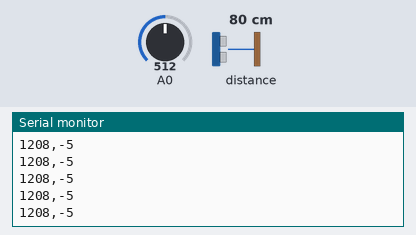
A sketch run on a simulated Arduino Uno, built with avr-gcc and run on an emulated ATmega328P. Parts: the last lines printed to the serial monitor. The inputs (shaded band) are chosen by the test bench; at power-on: distance to the obstacle 80 cm, A0 = 512.

Above: at 1.2 s.
1.3 s: distance to the obstacle set to 2 cm
At 1.49 s:
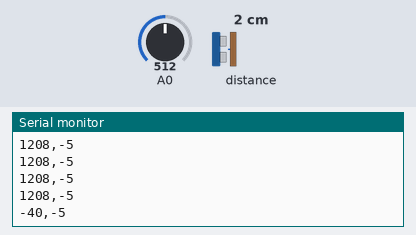
2.8 s: A0 set to 716
At 2.83 s:
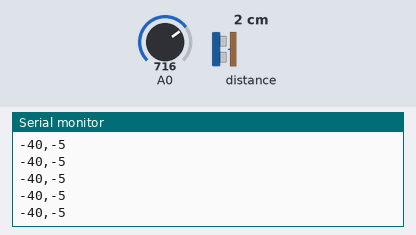
4.3 s: distance to the obstacle set to 4 cm
At 4.3 s:
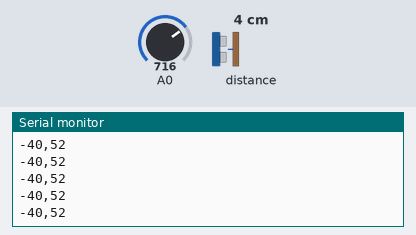
5.8 s: A0 set to 900
At 5.9 s:
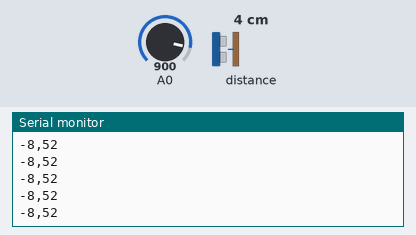
Timing chart, 0 to 8.3 s (numbered marks = the images above; inputs shaded):
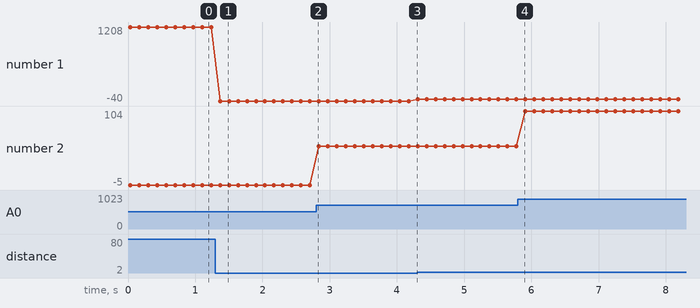

Measured:
- after the input at 1.3 s, the serial monitor: prints a new line after 0.07 s (image 1)
- plotted number 1: 1208 → -40 after the input at 1.3 s, -40 → -8 after the input at 4.3 s
- plotted number 2: -5 → 52 after the input at 2.8 s, 52 → 104 after the input at 5.8 s

The sketch:

Controller.ino
```cpp
#include "Adafruit_VL53L0X.h"

Adafruit_VL53L0X lox = Adafruit_VL53L0X();

void setup() {
  Serial.begin(9600);

  // wait until serial port opens for native USB devices
  while (! Serial) {
    delay(1);
  }

//  Serial.println("Adafruit VL53L0X test");
  if (!lox.begin()) {
//    Serial.println(F("Failed to boot VL53L0X"));
    while (1);
  }
  // power
//  Serial.println(F("VL53L0X API Simple Ranging example\n\n"));
}


void loop() {
  VL53L0X_RangingMeasurementData_t measure;
  int dist = 0;

//    Serial.print("Reading a measurement... ");
    lox.rangingTest(&measure, false); // pass in 'true' to get debug data printout!

  if (measure.RangeStatus != 4) {  // phase failures have incorrect data
    //    Serial.print("Distance (mm): ");
    dist = measure.RangeMilliMeter;
  } else {
    dist = 0;
  }

  int distValue = map(dist, 45, 120, 0, 120);

  Serial.print(distValue);

  Serial.print(",");

  int pot = analogRead(A0);

  int potValue = map(pot, 691, 374, 45, -45);
  Serial.println(potValue);

  delay(100);
}
```
